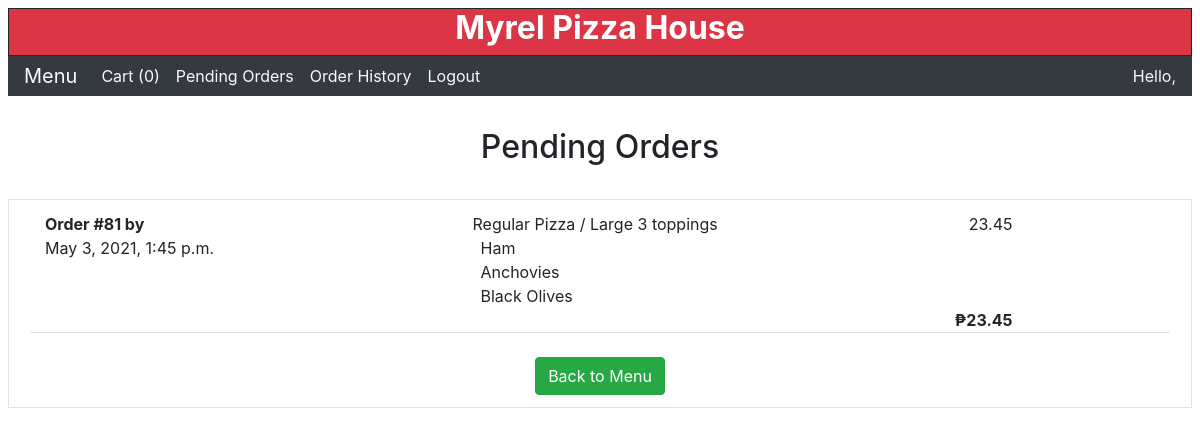
/pending (signed in), run on the app's committed database.
### orders/models.py (models this page shows)
class Order(models.Model):
    customer = models.ForeignKey(
        User,
        null=True,
        on_delete=models.CASCADE,
        related_name='orders'
    )
    timestamp = models.DateTimeField(auto_now=True)
    total = models.DecimalField(max_digits=6, decimal_places=2, default=0)
    in_cart = models.BooleanField(default=True)
    placed = models.BooleanField(default=False)
    completed = models.BooleanField(default=False)
    def __str__(self):
        return f'Order #{self.id} by {self.customer.first_name}'

class OrderItem(models.Model):
    order = models.ForeignKey(
        Order,
        on_delete=models.CASCADE,
        null=True,
        related_name='items'
    )
    category = models.CharField(max_length=20)
    kind = models.CharField(max_length=30)
    price = models.DecimalField(max_digits=5, decimal_places=2)
    size = models.CharField(max_length=5, blank=True)
    toppings = models.ManyToManyField(
        PizzaTopping,
        blank=True,
        related_name='pizza'
    )
    extra = models.BooleanField(default=False)
    extras = models.ManyToManyField(SubExtra, blank=True, related_name='sub')
    def __str__(self):
        if self.extra:
            return f'+ {self.kind}'
        if self.toppings:
            return f'{self.category} / {self.size} {self.kind}'
        else:
            return f'{self.category} / {self.size} {self.kind}'

class PizzaTopping(models.Model):
    name = models.CharField(max_length=20)
    def __str__(self):
        return f'{self.name}'

### orders/views.py (the view)
# urls.py: path('pending', views.pending_view, name='pending'),
@login_required(redirect_field_name='index')
def pending_view(request):
    username = request.user
    customer = User.objects.get(username=username)
    orders = Order.objects.filter(
        placed=True, completed=False,
        in_cart=False, customer=customer
    )
    context = {
        'message': None,
        'orders': orders,
        'cartcount': cart_count(username)
    }
    return render(request, 'orders/pending.html', context)

### orders/custom.py (called while the page is built)
def cart_count(customer):
    try:
        cart = Order.objects.get(customer=customer, in_cart=True)
    except Order.MultipleObjectsReturned:
        raise Http404("More than one cart found.")
    except Order.DoesNotExist:
        return 0
    else:
        return cart.items.exclude(category='Subs', extra=True).count()

### orders/templates/orders/pending.html (shortened to what this page needs)
{% extends "orders/base.html" %}
{% block body %}
<table class="text-center">
  <tr class="topbottomspace">
    <th><h2>Pending Orders</h2></th>
  </tr>
</table>
<div class="table responsive">
  <table class="table table-bordered">
    <tbody>
      <tr>
        <td>
          <div class="container">
          {% if not orders %}
            <div class="row justify-content-center">
              No pending orders.
            </div>
          {% else %}
            <div class="row justify-content-center">
            {% for order in orders %}
              <div class="col-2 col-md-4 col-lg-3 border-bottom mb-4">
                <ul class="list-unstyled">
                  <li><span style="font-weight: bold">{{ order }}</span></li>
                  <li>{{ order.timestamp }}</li>
                </ul>
              </div>
              <div class="col-10 col-sm-10 col-md-8 col-lg-9 border-bottom mb-4">
              {% for item in order.items.all %}
                <div class="row justify-content-center">
                  <div class="col-9 col-md-9 col-lg-6">
                    {{ item }}
                    {% if item.toppings.all|length > 0 %}
                    <ul class="list-unstyled mb-0" style="padding-left: 0.5em">
                    {% for topping in item.toppings.all %}
                      <li>{{ topping }}</li>
                    {% endfor %}
                    </ul>
                    {% endif %}
                  </div>
                  <div class="col-3 col-sm-3 col-md-3 col-lg-2 text-right">
                    {{ item.price }}
                  </div>
                </div>
              {% endfor %}
                <div class="row justify-content-center">
                  <div class="col-9 col-md-9 col-lg-6">
                  </div>
                  <div style="font-weight: bold" class="col-3 col-sm-3 col-md-3 col-lg-2 text-right">
                    ₱{{ order.total }}
                  </div>
                </div>
              </div>
            {% endfor %}
            </div>
            <div class="row justify-content-center">
               <a href="{% url 'index' %}" class="btn btn-success">Back to Menu</a>
           </div>
          {% endif %}
          </div>
        </td>
      </tr>
    </tbody>
  </table>
</div>
{% endblock %}

### orders/static/css/styles.css (style rules this page uses)
tr.topbottomspace > th { padding-top: 1.5em; padding-bottom: 1.5em; }

### data on the page
Order: id+customer "Order #81 by", timestamp "May 3, 2021, 1:45 p.m.", total "23.45"
OrderItem: extra+id+category "Regular Pizza / Large 3 toppings", price "23.45"
PizzaTopping: name "Ham"
PizzaTopping: name "Anchovies"
PizzaTopping: name "Black Olives"

### other printed values
{{ cartcount }} "0"
